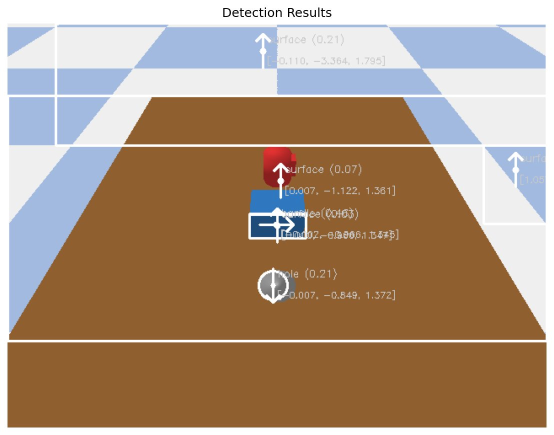
#> input picture deliverables/Report_Latex/fig_detection_3d.png, 1107 x 870 px (shown at 1/2 size)
$ python -i feature_detector.py   (imports and definitions only)
#> lines starting #> are read from the running program, lines starting #| are printed output that depends on the picture; after the words box and inside, x2 and y2 are one past the last pixel; in counts of white or black regions, pixels touching at a corner belong together
### src/logger.py
"""
Logging Configuration Module
==============================
Provides a configured logger with file and console handlers.
"""

import logging
import os
from datetime import datetime


def setup_logger(name: str = "affordance", log_dir: str = "logs", level: int = logging.INFO) -> logging.Logger:
    """Configure logger with file + console handlers.

    Args:
        name: Logger name (typically __name__ of the calling module).
        log_dir: Directory where log files are written.
        level: Logging level for the console handler.

    Returns:
        Configured logging.Logger instance.
    """
    os.makedirs(log_dir, exist_ok=True)
    timestamp = datetime.now().strftime("%Y%m%d_%H%M%S")

    logger = logging.getLogger(name)
    logger.setLevel(logging.DEBUG)

    # Avoid duplicate handlers
    if logger.handlers:
        return logger

    # Console handler
    ch = logging.StreamHandler()
    ch.setLevel(level)
    ch.setFormatter(logging.Formatter(
        "%(asctime)s [%(levelname)s] %(name)s: %(message)s",
        datefmt="%H:%M:%S"
    ))
    logger.addHandler(ch)

    # File handler
    fh = logging.FileHandler(os.path.join(log_dir, f"run_{timestamp}.log"))
    fh.setLevel(logging.DEBUG)
    fh.setFormatter(logging.Formatter(
        "%(asctime)s [%(levelname)s] %(name)s.%(funcName)s:%(lineno)d — %(message)s"
    ))
    logger.addHandler(fh)

    return logger

### src/feature_detector.py
"""
Feature Detection Module
=========================
Classical computer vision algorithms for detecting geometric affordances:
  - Apertures (holes) via Hough Circle Transform
  - Planar surfaces via contour analysis
  - Handles/protrusions via Canny edge detection + morphological ops
"""

import cv2
import numpy as np
from dataclasses import dataclass, field
from typing import Optional

from src.logger import setup_logger

logger = setup_logger(__name__)


@dataclass
class DetectedFeature:
    """A single detected geometric feature."""
    feature_type: str          # "hole", "surface", "handle"
    pixel_coords: tuple        # (u, v) center in image
    pixel_region: list         # list of pixel coords or bounding rect
    confidence: float = 0.0    # detection confidence [0, 1]
    radius: Optional[float] = None    # for circular features
    area: Optional[float] = None      # for surface features
    contour: Optional[np.ndarray] = None  # raw contour if applicable


class FeatureDetector:
    """Detect geometric affordances in RGB images."""

    def __init__(self, config=None):
        """
        Initialize with optional configuration overrides.

        Args:
            config: Dict of parameter overrides for detection thresholds.
        """
        defaults = {
            # Preprocessing
            "blur_kernel": 5,
            "clahe_clip": 2.0,
            "clahe_grid": (8, 8),

            # Hough Circles (aperture detection)
            "hough_dp": 1.2,
            "hough_min_dist": 30,
            "hough_param1": 50,
            "hough_param2": 30,
            "hough_min_radius": 5,
            "hough_max_radius": 80,

            # Surface detection
            "surface_min_area": 500,
            "surface_max_area": 50000,
            "surface_approx_eps": 0.02,  # contour approximation epsilon factor

            # Edge / handle detection
            "canny_low": 50,
            "canny_high": 150,
            "morph_kernel": (5, 5),
            "handle_min_area": 200,
            "handle_max_area": 10000,
            "handle_aspect_ratio_min": 1.5,  # elongated shapes
        }
        if config:
            defaults.update(config)
        self.cfg = defaults

    # ------------------------------------------------------------------ #
    #  Preprocessing
    # ------------------------------------------------------------------ #

    def preprocess(self, rgb_image):
        """
        Convert to grayscale, apply CLAHE and Gaussian blur.

        Returns:
            gray: Grayscale image (uint8)
            blurred: Blurred grayscale image (uint8)
        """
        gray = cv2.cvtColor(rgb_image, cv2.COLOR_RGB2GRAY)
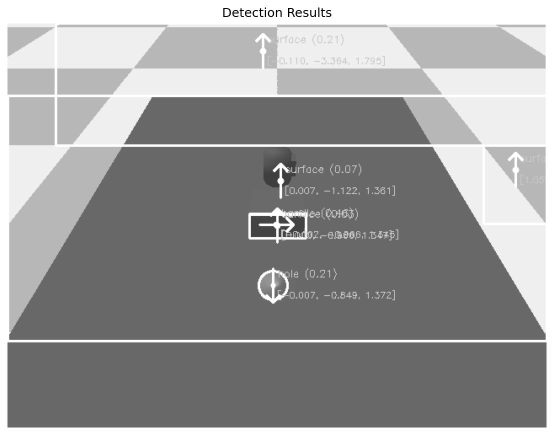
#> gray: shape (870, 1107) (shown at 1/2 size); min 0, max 255, mean 154.1

        # Adaptive histogram equalization for better contrast
        clahe = cv2.createCLAHE(
            clipLimit=self.cfg["clahe_clip"],
            tileGridSize=self.cfg["clahe_grid"],
        )
        gray = clahe.apply(gray)
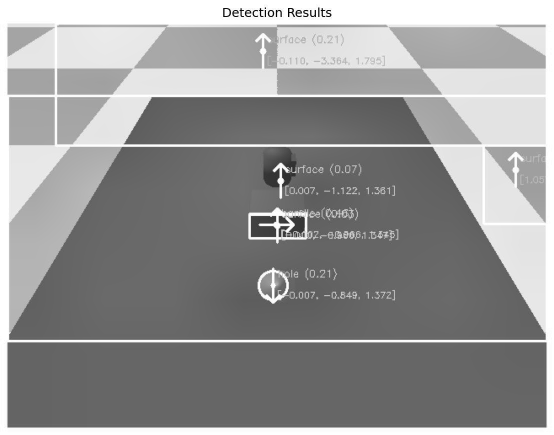
#> gray: shape (870, 1107) (shown at 1/2 size); min 2, max 255, mean 148.9

        blurred = cv2.GaussianBlur(
            gray,
            (self.cfg["blur_kernel"], self.cfg["blur_kernel"]),
            0,
        )
        return gray, blurred

    # ------------------------------------------------------------------ #
    #  Aperture Detection (Holes)
    # ------------------------------------------------------------------ #

    def detect_holes(self, rgb_image):
        """
        Detect circular apertures using the Hough Circle Transform.

        Args:
            rgb_image: RGB image as np.ndarray (H, W, 3).

        Returns:
            List of DetectedFeature with feature_type="hole".
        """
        _, blurred = self.preprocess(rgb_image)

        circles = cv2.HoughCircles(
            blurred,
            cv2.HOUGH_GRADIENT,
            dp=self.cfg["hough_dp"],
            minDist=self.cfg["hough_min_dist"],
            param1=self.cfg["hough_param1"],
            param2=self.cfg["hough_param2"],
            minRadius=self.cfg["hough_min_radius"],
            maxRadius=self.cfg["hough_max_radius"],
        )
#> circles = 45 rows, first 8: [636.6, 402.6, 68.72], [642.6, 357, 79.28], [597, 395.4, 70.04], [612.6, 81, 59.48], [549, 570.6, 34.04], [579, 71.4, 55.52], [623.4, 124.2, 69.92], [528.6, 402.6, 76.64]

        features = []
        if circles is not None:
            circles = np.round(circles[0]).astype(int)
#> circles = 45 rows, first 8: [637, 403, 69], [643, 357, 79], [597, 395, 70], [613, 81, 59], [549, 571, 34], [579, 71, 56], [623, 124, 70], [529, 403, 77]
            for cx, cy, r in circles:
                features.append(DetectedFeature(
                    feature_type="hole",
                    pixel_coords=(int(cx), int(cy)),
                    pixel_region=[(int(cx), int(cy), int(r))],
                    confidence=min(1.0, r / self.cfg["hough_max_radius"]),
                    radius=float(r),
                ))
                logger.debug("Hole detected at (%d, %d) r=%d", cx, cy, r)
#> this loop made 45 passes
#> (cx, cy, r) on passes 1 to 12: (637, 403, 69), (643, 357, 79), (597, 395, 70), (613, 81, 59), (549, 571, 34), (579, 71, 56), (623, 124, 70), (529, 403, 77), (657, 483, 63), (599, 433, 47), (991, 367, 79), (511, 81, 59)
#> after the loop, features = 45 items
        logger.debug("detect_holes: %d holes found", len(features))
        return features

    # ------------------------------------------------------------------ #
    #  Surface Detection (Flat planar regions)
    # ------------------------------------------------------------------ #

    def detect_surfaces(self, rgb_image):
        """
        Detect planar surfaces via contour analysis and area thresholding.

        Args:
            rgb_image: RGB image as np.ndarray (H, W, 3).

        Returns:
            List of DetectedFeature with feature_type="surface".
        """
        gray, blurred = self.preprocess(rgb_image)

        # Adaptive threshold for surface segmentation
        thresh = cv2.adaptiveThreshold(
            blurred, 255,
            cv2.ADAPTIVE_THRESH_GAUSSIAN_C,
            cv2.THRESH_BINARY_INV,
            11, 2,
        )
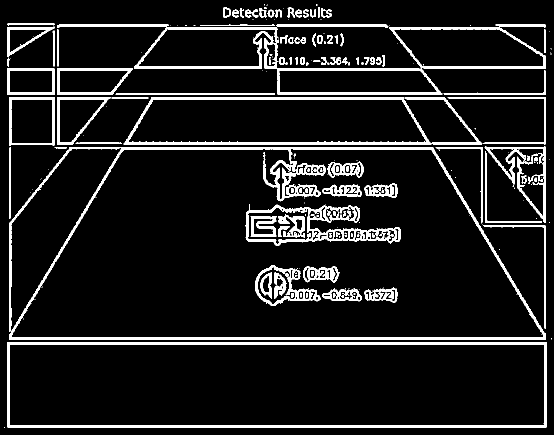
#> thresh: shape (870, 1107) (shown at 1/2 size); 9.5% white; 229 white regions (118 under 20 px)

        contours, _ = cv2.findContours(
            thresh, cv2.RETR_EXTERNAL, cv2.CHAIN_APPROX_SIMPLE
        )
#> contours = 121 contours, 56 with area under 20; largest, box (x1, y1, x2, y2) and area: (18, 294, 1092, 680) 329702, (15, 684, 1093, 855) 182016, (114, 49, 1092, 190) 57196, (247, 194, 965, 289) 53448, (18, 194, 110, 291) 8562

        features = []
        for cnt in contours:
            area = cv2.contourArea(cnt)
            if area < self.cfg["surface_min_area"] or area > self.cfg["surface_max_area"]:
                continue

            # Approximate contour
            eps = self.cfg["surface_approx_eps"] * cv2.arcLength(cnt, True)
            approx = cv2.approxPolyDP(cnt, eps, True)

            # Accept roughly rectangular shapes (4-6 vertices)
            if 4 <= len(approx) <= 6:
                moments = cv2.moments(cnt)
                if moments["m00"] == 0:
                    continue
                cx = int(moments["m10"] / moments["m00"])
                cy = int(moments["m01"] / moments["m00"])
                x, y, w, h = cv2.boundingRect(cnt)

                features.append(DetectedFeature(
                    feature_type="surface",
                    pixel_coords=(cx, cy),
                    pixel_region=[(x, y, w, h)],
                    confidence=min(1.0, area / self.cfg["surface_max_area"]),
                    area=float(area),
                    contour=cnt,
                ))
                logger.debug("Surface detected at (%d, %d) area=%.1f", cx, cy, area)
#> this loop made 121 passes
#> (area, eps, approx, cx, cy, x, y, w) on passes 5, 19, 34, 35, 40, 41: (652.5, 13.33, [[965, 449], [1088, 455], [1090, 657], [1090, 451]], 1065, 513, 965, 449, 126), (537, 10.23, [[970, 303], [970, 444], [1083, 444], [972, 440]], 993, 401, 970, 303, 114), (6329.5, 7.24, [[114, 288], [145, 288], [220, 194], [114, 194]], 151, 232, 114, 194, 107), (8562, 7.49, [[18, 194], [18, 290], [108, 290], [109, 195]], 63, 241, 18, 194, 92), (6632, 7.74, [[114, 188], [225, 188], [265, 137], [115, 136]], 180, 161, 114, 136, 152), (4751.5, 5.88, [[15, 136], [15, 189], [109, 188], [108, 137]], 61, 162, 15, 136, 95)
#> (area, eps, cx, cy, x, y, w, h) on pass 32: (633, 16.36, 1034, 243, 895, 194, 197, 95)
#> after the loop, features = 7 items
        logger.debug("detect_surfaces: %d surfaces found", len(features))
        return features

    # ------------------------------------------------------------------ #
    #  Handle / Protrusion Detection
    # ------------------------------------------------------------------ #

    def detect_handles(self, rgb_image):
        """
        Detect elongated protrusions (handles) using Canny edges + morphology.

        Args:
            rgb_image: RGB image as np.ndarray (H, W, 3).

        Returns:
            List of DetectedFeature with feature_type="handle".
        """
        gray, _ = self.preprocess(rgb_image)

        # Canny edge detection
        edges = cv2.Canny(gray, self.cfg["canny_low"], self.cfg["canny_high"])
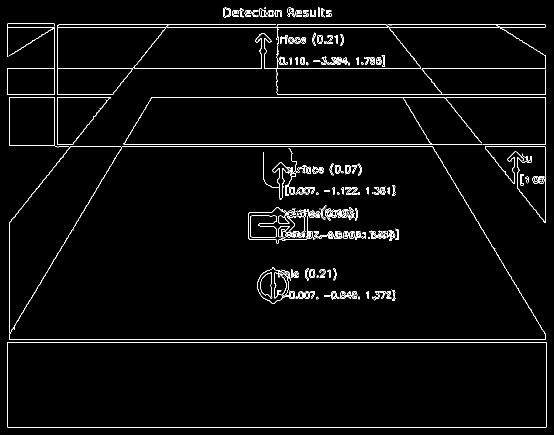
#> edges: shape (870, 1107) (shown at 1/2 size); 2.6% white in thin lines or dots

        # Morphological closing to connect fragmented edges
        kernel = cv2.getStructuringElement(
            cv2.MORPH_RECT, self.cfg["morph_kernel"]
        )
        closed = cv2.morphologyEx(edges, cv2.MORPH_CLOSE, kernel, iterations=2)
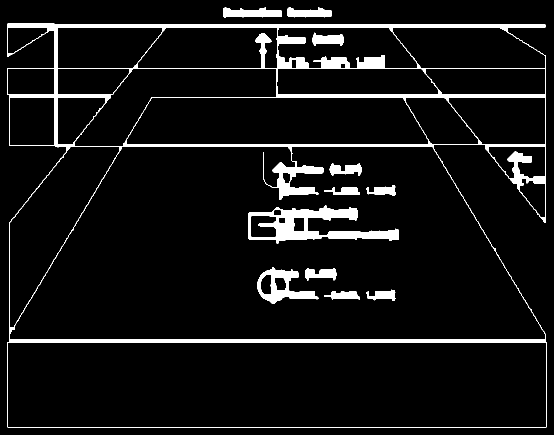
#> closed: shape (870, 1107) (shown at 1/2 size); 6.6% white; 12 white regions

        contours, _ = cv2.findContours(
            closed, cv2.RETR_EXTERNAL, cv2.CHAIN_APPROX_SIMPLE
        )
#> contours = 3 contours; box (x1, y1, x2, y2) and area: (14, 46, 1094, 856) 816013, (446, 15, 564, 35) 1640, (575, 15, 663, 35) 1226

        features = []
        for cnt in contours:
            area = cv2.contourArea(cnt)
            if area < self.cfg["handle_min_area"] or area > self.cfg["handle_max_area"]:
                continue

            x, y, w, h = cv2.boundingRect(cnt)
            aspect_ratio = max(w, h) / (min(w, h) + 1e-6)

            # Handles are elongated
            if aspect_ratio >= self.cfg["handle_aspect_ratio_min"]:
                moments = cv2.moments(cnt)
                if moments["m00"] == 0:
                    continue
                cx = int(moments["m10"] / moments["m00"])
                cy = int(moments["m01"] / moments["m00"])

                features.append(DetectedFeature(
                    feature_type="handle",
                    pixel_coords=(cx, cy),
                    pixel_region=[(x, y, w, h)],
                    confidence=min(1.0, aspect_ratio / 5.0),
                    area=float(area),
                    contour=cnt,
                ))
                logger.debug("Handle detected at (%d, %d) aspect=%.2f", cx, cy, aspect_ratio)
#> this loop made 3 passes
#> (area, x, y, w, h, aspect_ratio, cx, cy) on passes 2 to 3: (1226.5, 575, 15, 88, 20, 4.4, 617, 25), (1639.5, 446, 15, 118, 20, 5.9, 503, 25)
#> area on pass 1: 816013
#> after the loop, features = 2 items
        logger.debug("detect_handles: %d handles found", len(features))
        return features

    # ------------------------------------------------------------------ #
    #  Combined detection
    # ------------------------------------------------------------------ #

    def detect_all(self, rgb_image):
        """
        Run all detection algorithms and return combined results.

        Returns:
            Dict mapping feature type to list of DetectedFeature.
        """
        logger.info("Running feature detection on image shape=%s", rgb_image.shape)
        results = {
            "holes": self.detect_holes(rgb_image),
            "surfaces": self.detect_surfaces(rgb_image),
            "handles": self.detect_handles(rgb_image),
        }
        total = sum(len(v) for v in results.values())
#> total = 54
        logger.info("Detection complete: %d features total (holes=%d surfaces=%d handles=%d)",
                    total, len(results["holes"]), len(results["surfaces"]), len(results["handles"]))
        return results

>>> import cv2
>>> picture = cv2.cvtColor(cv2.imread('../deliverables/Report_Latex/fig_detection_3d.png'), cv2.COLOR_BGR2RGB)
>>> result = FeatureDetector().detect_all(picture)
#> result = 3 items
